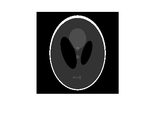
%> input picture code/exercism-03/images/phanton.png, 156 x 120 px, shrunk from 380 x 293 before the run
$ octave fatiamento.m   (GNU Octave 9; MATLAB toolbox functions it lacks are replaced by stand-ins)
%> lines starting %> are read from the running program, lines starting %| are printed output that depends on the picture; in (x1, y1, x2, y2) boxes, pixels count from 0 and x2, y2 are one past the last pixel; in counts of white or black regions, pixels touching at a corner belong together; the program's own positions count from 1
clear, clc, close all;

% ---- FATIAMENTO EM PLANOS DE BITS ----
% Basicamente o fatiamento de planos de bits consiste em dar
% ênfase a transformação de bits específicos para contribuir com
% a aparência final da imagem.

% ---- IMAGENS ----
phanton = 'phanton.png'
natureza = 'natureza.png'

% ---- LENDO IMAGEM ----
img = imread(phanton);
%> img is the input picture: size 120x156x3 uint8; min 0, max 255, mean 174.7

% ---- EXIBE IMAGEM ----
figure; imshow(img)

% ---- PLANOS E CONTROLE ----
planos = 8
controle = planos

% ---- OBTENDO INFORMACOES BASICAS DA IMAGEM ----
info = whos('img');
disp(info);

% ---- CONVERTE RGB TO GRAY - PEGA IMAGEM E PRETO/BRANCO ----
gray = rgb2gray(img);

% ---- PEGANDO AS DIMENSOES - ALTURA E LARGURA - DA IMAGEM ----
[altura, largura]= size(gray);
%> altura = 120; largura = 156

% ---- ALOCA MATRIZ DE ZEROS COM BASE NOS OITO PLANOS DE BIT ----
zeros = zeros(altura, largura, planos);

% ---- ITERA SOBRE OS OITO PLANOS ----
% ITERA SOBRE AS DIMENSOES DA IMAGEM.
% PEGA O BIT DE CADA PIXEL.
%
for k = 1:planos
  for i = 1:altura
    for j = 1:largura
      zeros(i, j, k) = bitget(gray(i,j), k);
    end
  end
end

% ---- EXIBINDO RESULTADO PARA CADA PLANO DE BIT ----
figure('Name', 'Fatiamento em planos de bits');
for i = 1:planos
  subplot(3,3,i); imshow(zeros(:,:,controle)); title(strcat(int2str(i),"th Plano de Bit"));
  controle = controle - 1
end
%> this loop made 8 passes
%> pass 1, `imshow(zeros(:,:,controle))`:
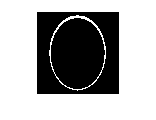
%> displayed picture: size 120x156, on the screen's scale of 0 to 255; 65.8% white; 1 black region, box (x1, y1, x2, y2) and area: (37, 12, 119, 94) 6398
%> pass 2, `imshow(zeros(:,:,controle))`:
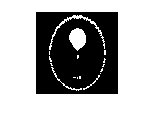
%> displayed picture: size 120x156, on the screen's scale of 0 to 255; 67.5% white; 1 black region, box (x1, y1, x2, y2) and area: (36, 12, 118, 94) 6093
%> after the loop, controle = 0

% ---- EXIBE IMAGEM ----
subplot(3,3,9); imshow(gray); title("Original Image");
%> after `title("Original Image")`:
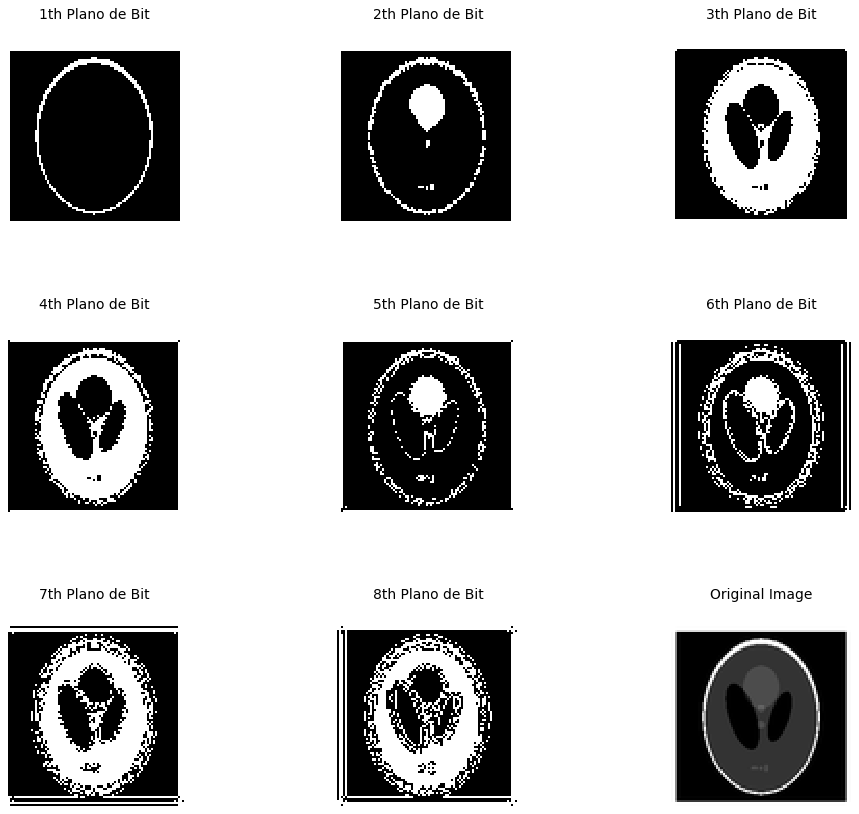
%> figure redrawn from the program's plot data, 9 panels
